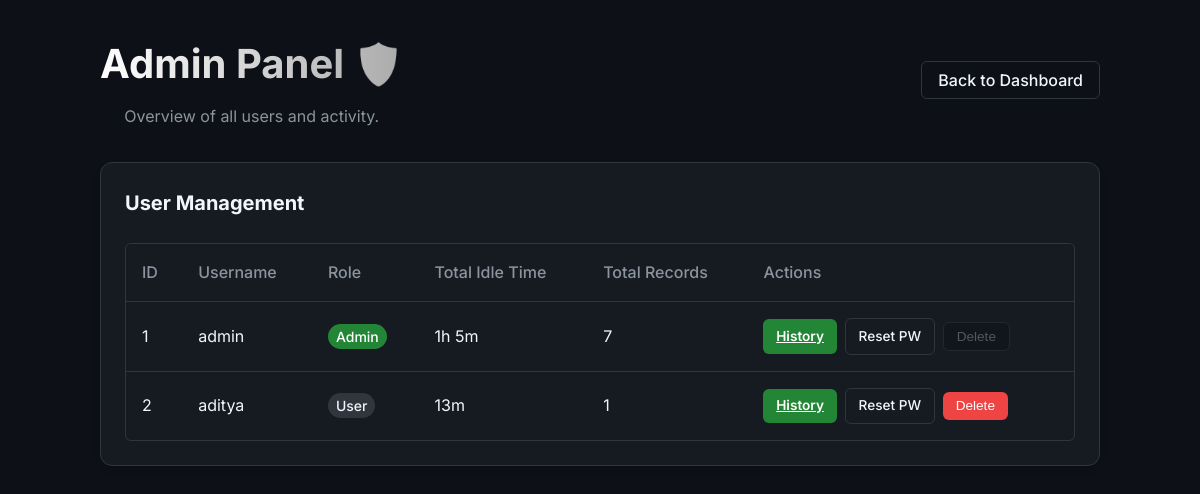
The page /admin (signed in) on the database its author committed.
### tables this page shows
CREATE TABLE users (
            id INTEGER PRIMARY KEY AUTOINCREMENT,
            username TEXT UNIQUE NOT NULL,
            password_hash TEXT NOT NULL,
            is_admin BOOLEAN DEFAULT 0
        );

### app.py (the view)
@app.route('/admin')
@login_required
def admin():
    if not current_user.is_admin:
        abort(403)
    conn = sqlite3.connect(app.config['Db_PATH'])
    c = conn.cursor()
    c.execute("""
        SELECT u.id, u.username, u.is_admin,
               COALESCE(SUM(r.idle_minutes), 0) as total_minutes,
               COUNT(r.id) as total_records
        FROM users u
        LEFT JOIN records r ON u.id = r.user_id
        GROUP BY u.id
    """)
    users = c.fetchall()
    conn.close()
    return render_template('admin.html', users=users)

### app.py (called while the page is built)
@login_manager.user_loader
def load_user(user_id):
    return User.get(user_id)

def format_minutes(total_minutes):
    if total_minutes is None:
        return "0m"
    h = total_minutes // 60
    m = total_minutes % 60
    if h > 0:
        return f"{h}h {m}m"
    return f"{m}m"

    @staticmethod
    def get(user_id):
        conn = sqlite3.connect(app.config['Db_PATH'])
        c = conn.cursor()
        c.execute("SELECT * FROM users WHERE id = ?", (user_id,))
        user_data = c.fetchone()
        conn.close()
        if user_data:
            return User(id=user_data[0], username=user_data[1], password_hash=user_data[2], is_admin=user_data[3])
        return None

### templates/admin.html (shortened to what this page needs)
<!DOCTYPE html>
<html lang="en">
<head>
    <link rel="stylesheet" href="{{ url_for('static', filename='style.css') }}">
</head>
<body>
    <div class="container" style="max-width: 1000px;">
        <header style="display: flex; justify-content: space-between; align-items: center; margin-bottom: 2rem;">
            <div>
                <h1>Admin Panel 🛡️</h1>
                <p class="subtitle">Overview of all users and activity.</p>
            </div>
            <div>
                <a href="{{ url_for('index') }}" class="btn-secondary">Back to Dashboard</a>
            </div>
        </header>
        <div class="card">
            <h2 style="margin-bottom: 1.5rem;">User Management</h2>
            <div class="table-wrapper">
                <table class="history-table">
                    <thead>
                        <tr>
                            <th>ID</th>
                            <th>Username</th>
                            <th>Role</th>
                            <th>Total Idle Time</th>
                            <th>Total Records</th>
                            <th>Actions</th>
                        </tr>
                    </thead>
                    <tbody>
                        {% for user in users %}
                        <tr>
                            <td>{{ user[0] }}</td>
                            <td>{{ user[1] }}</td>
                            <td>
                                {% if user[2] %}
                                <span class="badge" style="background: var(--accent-color); color: white;">Admin</span>
                                {% else %}
                                <span class="badge"
                                    style="background: var(--border-color); color: var(--text-primary);">User</span>
                                {% endif %}
                            </td>
                            <td>{{ user[3] | format_minutes }}</td>
                            <td>{{ user[4] }}</td>
                            <td>
                                <div style="display: flex; gap: 0.5rem; align-items: center;">
                                    <a href="{{ url_for('history', user_id=user[0]) }}" class="btn-primary"
                                        style="padding: 0.4rem 0.8rem; font-size: 0.85rem;">History</a>
                                    <a href="{{ url_for('reset_password', user_id=user[0]) }}" class="btn-secondary"
                                        style="padding: 0.4rem 0.8rem; font-size: 0.85rem; background: var(--card-bg); border: 1px solid var(--border-color);">Reset
                                        PW</a>
                                    {% if user[0] != current_user.id %}
                                    <form action="{{ url_for('delete_user', user_id=user[0]) }}" method="post"
                                        style="display:inline; margin: 0;">
                                        <button type="submit"
                                            style="padding: 0.4rem 0.8rem; font-size: 0.85rem; background: var(--error-color, #ef4444); color: white; border: none; border-radius: 6px; cursor: pointer;"
                                            onclick="return confirm('Are you sure you want to PERMANENTLY delete user {{ user[1] }}? This cannot be undone.')">Delete</button>
                                    </form>
                                    {% else %}
                                    <button disabled
                                        style="padding: 0.4rem 0.8rem; font-size: 0.85rem; opacity: 0.5; cursor: not-allowed; background: var(--bg-color); color: var(--text-secondary); border: 1px solid var(--border-color); border-radius: 6px;">Delete</button>
                                    {% endif %}
                                </div>
                            </td>
                        </tr>
                        {% endfor %}
                    </tbody>
                </table>
            </div>
        </div>
    </div>
</body>
</html>

### static/style.css (style rules this page uses)
:root { --bg-color: #0d1117; --card-bg: #161b22; --text-primary: #f0f6fc; --text-secondary: #8b949e; --accent-color: #238636; --accent-hover: #2ea043; --border-color: #30363d; --danger-color: #da3633; --bg-gradient: linear-gradient(135deg, #0d1117 0%, #161b22 100%); }
* { box-sizing: border-box; margin: 0; padding: 0; }
body { font-family: 'Inter', -apple-system, BlinkMacSystemFont, sans-serif; background: var(--bg-color); color: var(--text-primary); line-height: 1.6; min-height: 100vh; display: flex; justify-content: center; padding: 2rem; }
.container { width: 100%; max-width: 900px; }
header { margin-bottom: 2rem; text-align: center; }
h1 { font-size: 2.5rem; font-weight: 700; margin-bottom: 0.5rem; background: linear-gradient(90deg, #fff, #aaa); background-clip: text; -webkit-background-clip: text; -webkit-text-fill-color: transparent; }
.subtitle { color: var(--text-secondary); }
.card { background: var(--card-bg); border: 1px solid var(--border-color); border-radius: 12px; padding: 1.5rem; margin-bottom: 1.5rem; box-shadow: 0 4px 6px rgba(0, 0, 0, 0.1); }
h2 { font-size: 1.25rem; margin-bottom: 1rem; color: var(--text-primary); }
.btn-primary { background-color: var(--accent-color); color: white; border: none; padding: 0.75rem 1.5rem; border-radius: 6px; font-weight: 600; cursor: pointer; transition: background-color 0.2s; }
.btn-secondary { background-color: transparent; color: var(--text-primary); border: 1px solid var(--border-color); padding: 0.5rem 1rem; border-radius: 6px; text-decoration: none; font-weight: 500; transition: background 0.2s; }
.history-table { width: 100%; border-collapse: collapse; }
.history-table th, .history-table td { text-align: left; padding: 1rem; border-bottom: 1px solid var(--border-color); }
.history-table th { color: var(--text-secondary); font-weight: 500; }
.history-table tr:last-child td { border-bottom: none; }
.badge { background: rgba(56, 139, 253, 0.15); color: #58a6ff; padding: 4px 8px; border-radius: 20px; font-size: 0.875rem; font-weight: 500; }
.table-wrapper { max-height: 400px; overflow-y: auto; border: 1px solid var(--border-color); border-radius: 6px; }
.table-wrapper th { position: sticky; top: 0; background: var(--card-bg); z-index: 1; box-shadow: 0 2px 0 var(--border-color); }

### rows shown on the page
users: id "1", username "admin", is_admin "Admin", user "1h 5m", user "7", shows "Delete"
users: id "2", username "aditya", is_admin "User", user "13m", user "1"
